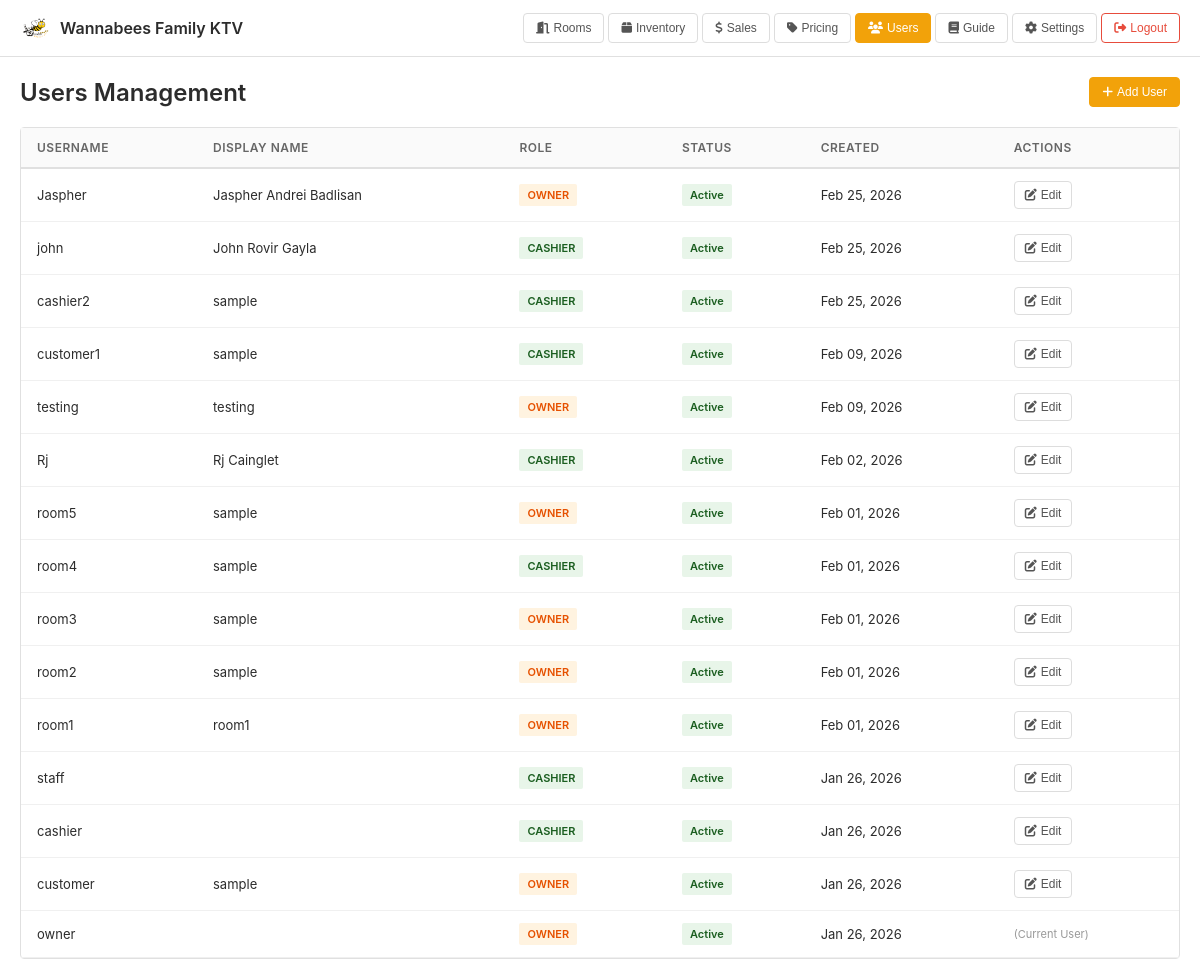
Page /owner/users.php (signed in) on the committed database.
### tables this page shows
CREATE TABLE `users` (
  `user_id` int(11) NOT NULL,
  `username` varchar(50) NOT NULL,
  `display_name` varchar(150) DEFAULT NULL,
  `email` varchar(255) DEFAULT NULL,
  `email_verified` tinyint(1) DEFAULT 0,
  `password` varchar(255) NOT NULL,
  `role_id` int(11) NOT NULL,
  `room_id` int(11) DEFAULT NULL,
  `is_active` tinyint(1) DEFAULT 1,
  `otp` varchar(6) DEFAULT NULL,
  `otp_expiry` datetime DEFAULT NULL,
  `must_change_password` tinyint(1) DEFAULT 0,
  `created_at` timestamp NOT NULL DEFAULT current_timestamp()
);

CREATE TABLE `roles` (
  `role_id` int(11) NOT NULL,
  `role_name` varchar(50) NOT NULL
);

### owner/users.php (the view, shortened to what this page needs)
<?php
require_once __DIR__ . '/../db.php';
$users_result = $mysqli->query("
    SELECT u.user_id, u.username, u.display_name, u.created_at, u.is_active, r.role_id, r.role_name
    FROM users u
    JOIN roles r ON u.role_id = r.role_id
    ORDER BY u.created_at DESC
");
$users = [];
while ($row = $users_result->fetch_assoc()) {
    $users[] = $row;
}
?>
<!doctype html>
<html lang="en">
<head>
  <link rel="stylesheet" href="https://cdnjs.cloudflare.com/ajax/libs/font-awesome/6.4.0/css/all.min.css">
</head>
<body>
  <header>
    <div class="header-left">
      <img src="../assets/images/KTVL.png" alt="Wannabees KTV" onerror="this.style.display='none'">
      <div>
        <div class="header-title">Wannabees Family KTV</div>
      </div>
    </div>
    <div class="header-nav" id="headerNav">
      <button class="btn" onclick="location.href='dashboard.php'">
        <i class="fas fa-door-open"></i> <span>Rooms</span>
      </button>
      <button class="btn" onclick="location.href='inventory.php'">
        <i class="fas fa-box"></i> <span>Inventory</span>
      </button>
      <button class="btn" onclick="location.href='sales_report.php'">
        <i class="fas fa-dollar-sign"></i> <span>Sales</span>
      </button>
      <button class="btn" onclick="location.href='pricing.php'">
        <i class="fas fa-tag"></i> <span>Pricing</span>
      </button>
      <button class="btn btn-primary">
        <i class="fas fa-users"></i> <span>Users</span>
      </button>
      <button class="btn" onclick="location.href='guide.php'">
        <i class="fas fa-book"></i> <span>Guide</span>
      </button>
      <button class="btn" onclick="location.href='settings.php'">
        <i class="fas fa-cog"></i> <span>Settings</span>
      </button>
      <form method="post" action="../auth/logout.php" class="logout-form">
        <button type="button" class="btn btn-danger" onclick="logoutNow(this)">
          <i class="fas fa-sign-out-alt"></i> <span>Logout</span>
        </button>
      </form>
    </div>
  </header>
  <main>
    <div class="page-header">
      <h1 class="page-title">Users Management</h1>
      <button class="btn btn-primary" onclick="openUserModal()">
        <i class="fas fa-plus"></i> Add User
      </button>
    </div>
    <div class="users-table-container">
      <table>
        <thead>
          <tr>
            <th>Username</th>
            <th>Display Name</th>
            <th>Role</th>
            <th>Status</th>
            <th>Created</th>
            <th>Actions</th>
          </tr>
        </thead>
        <tbody>
          <?php foreach ($users as $user): ?>
            <tr>
              <td data-label="Username"><?= htmlspecialchars($user['username']) ?></td>
              <td data-label="Display Name"><?= htmlspecialchars($user['display_name']) ?></td>
              <td data-label="Role">
                <span class="role-badge role-<?= strtolower($user['role_name']) ?>">
                  <?= htmlspecialchars($user['role_name']) ?>
                </span>
              </td>
              <td data-label="Status">
                <span class="status-badge <?= $user['is_active'] ? 'status-active' : 'status-inactive' ?>">
                  <?= $user['is_active'] ? 'Active' : 'Inactive' ?>
                </span>
              </td>
              <td data-label="Created"><?= date('M d, Y', strtotime($user['created_at'])) ?></td>
              <td data-label="Actions">
                <div class="actions-cell">
                  <?php if ($user['user_id'] != $_SESSION['user_id']): ?>
                    <button class="btn btn-sm" onclick='editUser(<?= json_encode($user) ?>)'>
                      <i class="fas fa-edit"></i> Edit
                    </button>
                  <?php else: ?>
                    <span style="color: #999; font-size: 11px;">(Current User)</span>
                  <?php endif; ?>
                </div>
              </td>
            </tr>
          <?php endforeach; ?>
        </tbody>
      </table>
    </div>
  </main>
</body>
</html>

### owner/users.php (style rules this page uses)
* { margin: 0; padding: 0; box-sizing: border-box; }
body { font-family: -apple-system, BlinkMacSystemFont, 'Segoe UI', Roboto, sans-serif; background: #fff; color: #2c2c2c; }
header { background: #fff; padding: 12px 20px; border-bottom: 1px solid #e0e0e0; display: flex; align-items: center; justify-content: space-between; gap: 16px; }
.header-left { display: flex; align-items: center; gap: 8px; flex-shrink: 0; }
.header-left img { width: 32px; height: 32px; }
.header-title { font-size: 16px; font-weight: 600; }
.header-nav { display: flex; gap: 4px; flex-wrap: wrap; align-items: center; }
.btn { padding: 7px 12px; border: 1px solid #ddd; background: #fff; color: #555; cursor: pointer; font-size: 12px; font-weight: 500; border-radius: 4px; display: inline-flex; align-items: center; gap: 4px; transition: all 0.2s ease; white-space: nowrap; }
.btn-primary { background: #f2a20a; color: white; border-color: #f2a20a; }
.btn-danger { background: #fff; color: #e74c3c; border-color: #e74c3c; }
main { padding: 20px; max-width: 1200px; margin: 0 auto; }
.page-header { display: flex; justify-content: space-between; align-items: center; margin-bottom: 20px; gap: 12px; }
.page-title { font-size: 24px; font-weight: 600; }
.users-table-container { background: #fff; border: 1px solid #e0e0e0; border-radius: 4px; }
table { width: 100%; border-collapse: collapse; }
thead { background: #fafafa; border-bottom: 2px solid #e0e0e0; }
th { padding: 12px 16px; text-align: left; font-size: 12px; font-weight: 600; text-transform: uppercase; letter-spacing: 0.5px; color: #666; }
td { padding: 12px 16px; border-bottom: 1px solid #f0f0f0; font-size: 13px; }
.role-badge { padding: 4px 8px; border-radius: 2px; font-size: 11px; font-weight: 600; display: inline-block; }
.role-owner { background: #fff3e0; color: #e65100; }
.role-cashier { background: #e8f5e9; color: #1b5e20; }
.status-badge { padding: 4px 8px; border-radius: 2px; font-size: 11px; font-weight: 600; display: inline-block; }
.status-active { background: #e8f5e9; color: #1b5e20; }
.btn-sm { padding: 6px 10px; font-size: 12px; }
.actions-cell { display: flex; gap: 6px; flex-wrap: wrap; }

### rows in the picture
users: username "Jaspher", display_name "Jaspher Andrei Badlisan", role.role_name "OWNER", is_active "Active", created_at "Feb 25, 2026"
users: username "john", display_name "John Rovir Gayla", role.role_name "CASHIER", is_active "Active", created_at "Feb 25, 2026"
users: username "cashier2", display_name "sample", role.role_name "CASHIER", is_active "Active", created_at "Feb 25, 2026"
users: username "customer1", display_name "sample", role.role_name "CASHIER", is_active "Active", created_at "Feb 09, 2026"
users: username "testing", display_name "testing", role.role_name "OWNER", is_active "Active", created_at "Feb 09, 2026"
users: username "Rj", display_name "Rj Cainglet", role.role_name "CASHIER", is_active "Active", created_at "Feb 02, 2026"
users: username "room5", display_name "sample", role.role_name "OWNER", is_active "Active", created_at "Feb 01, 2026"
users: username "room4", display_name "sample", role.role_name "CASHIER", is_active "Active", created_at "Feb 01, 2026"
users: username "room3", display_name "sample", role.role_name "OWNER", is_active "Active", created_at "Feb 01, 2026"
users: username "room2", display_name "sample", role.role_name "OWNER", is_active "Active", created_at "Feb 01, 2026"
users: username "room1", display_name "room1", role.role_name "OWNER", is_active "Active", created_at "Feb 01, 2026"
users: username "staff", role.role_name "CASHIER", is_active "Active", created_at "Jan 26, 2026"
users: username "cashier", role.role_name "CASHIER", is_active "Active", created_at "Jan 26, 2026"
users: username "customer", display_name "sample", role.role_name "OWNER", is_active "Active", created_at "Jan 26, 2026"
users: username "owner", role.role_name "OWNER", is_active "Active", created_at "Jan 26, 2026", shows "(Current User)"
